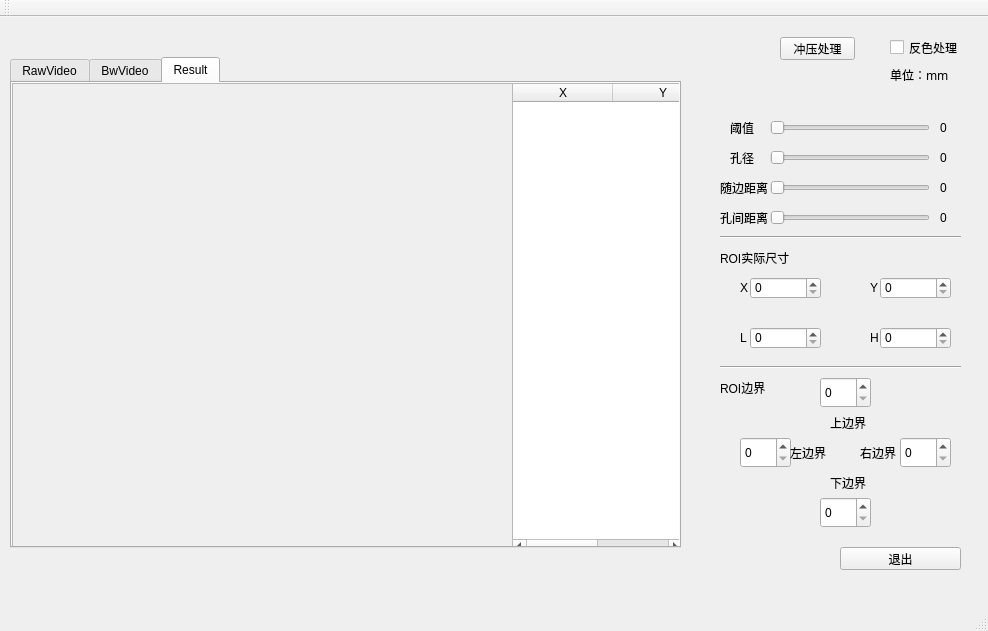
<?xml version="1.0" encoding="UTF-8"?>
<ui version="4.0">
 <class>MainWindow</class>
 <widget class="QMainWindow" name="MainWindow">
  <property name="geometry">
   <rect>
    <x>0</x>
    <y>0</y>
    <width>988</width>
    <height>631</height>
   </rect>
  </property>
  <property name="mouseTracking">
   <bool>false</bool>
  </property>
  <property name="windowTitle">
   <string>冲压控制</string>
  </property>
  <widget class="QWidget" name="centralWidget">
   <widget class="QPushButton" name="pushButtonExit">
    <property name="geometry">
     <rect>
      <x>840</x>
      <y>530</y>
      <width>121</width>
      <height>23</height>
     </rect>
    </property>
    <property name="text">
     <string>退出</string>
    </property>
   </widget>
   <widget class="QPushButton" name="pushButtonProc">
    <property name="geometry">
     <rect>
      <x>780</x>
      <y>20</y>
      <width>75</width>
      <height>23</height>
     </rect>
    </property>
    <property name="text">
     <string>冲压处理</string>
    </property>
   </widget>
   <widget class="QLabel" name="labelThresh">
    <property name="geometry">
     <rect>
      <x>730</x>
      <y>100</y>
      <width>54</width>
      <height>21</height>
     </rect>
    </property>
    <property name="text">
     <string>阈值</string>
    </property>
   </widget>
   <widget class="QLabel" name="labelHoleR">
    <property name="geometry">
     <rect>
      <x>730</x>
      <y>130</y>
      <width>54</width>
      <height>21</height>
     </rect>
    </property>
    <property name="text">
     <string>孔径</string>
    </property>
   </widget>
   <widget class="QSlider" name="sliderThresh">
    <property name="geometry">
     <rect>
      <x>770</x>
      <y>100</y>
      <width>160</width>
      <height>22</height>
     </rect>
    </property>
    <property name="mouseTracking">
     <bool>true</bool>
    </property>
    <property name="orientation">
     <enum>Qt::Horizontal</enum>
    </property>
    <property name="tickPosition">
     <enum>QSlider::NoTicks</enum>
    </property>
   </widget>
   <widget class="QSlider" name="sliderHoleR">
    <property name="geometry">
     <rect>
      <x>770</x>
      <y>130</y>
      <width>160</width>
      <height>22</height>
     </rect>
    </property>
    <property name="orientation">
     <enum>Qt::Horizontal</enum>
    </property>
   </widget>
   <widget class="QLabel" name="labelThreshValue">
    <property name="geometry">
     <rect>
      <x>940</x>
      <y>100</y>
      <width>54</width>
      <height>21</height>
     </rect>
    </property>
    <property name="text">
     <string>0</string>
    </property>
   </widget>
   <widget class="QLabel" name="labelHoleRValue">
    <property name="geometry">
     <rect>
      <x>940</x>
      <y>130</y>
      <width>54</width>
      <height>21</height>
     </rect>
    </property>
    <property name="text">
     <string>0</string>
    </property>
   </widget>
   <widget class="QCheckBox" name="checkBoxInvert">
    <property name="geometry">
     <rect>
      <x>890</x>
      <y>20</y>
      <width>71</width>
      <height>21</height>
     </rect>
    </property>
    <property name="text">
     <string>反色处理</string>
    </property>
   </widget>
   <widget class="QLabel" name="labelS2HValue">
    <property name="geometry">
     <rect>
      <x>940</x>
      <y>160</y>
      <width>54</width>
      <height>21</height>
     </rect>
    </property>
    <property name="text">
     <string>0</string>
    </property>
   </widget>
   <widget class="QSlider" name="sliderS2H">
    <property name="geometry">
     <rect>
      <x>770</x>
      <y>160</y>
      <width>160</width>
      <height>22</height>
     </rect>
    </property>
    <property name="orientation">
     <enum>Qt::Horizontal</enum>
    </property>
   </widget>
   <widget class="QLabel" name="labelS2H">
    <property name="geometry">
     <rect>
      <x>720</x>
      <y>160</y>
      <width>54</width>
      <height>21</height>
     </rect>
    </property>
    <property name="text">
     <string>随边距离</string>
    </property>
   </widget>
   <widget class="QLabel" name="labelH2HValue">
    <property name="geometry">
     <rect>
      <x>940</x>
      <y>190</y>
      <width>54</width>
      <height>21</height>
     </rect>
    </property>
    <property name="text">
     <string>0</string>
    </property>
   </widget>
   <widget class="QSlider" name="sliderH2H">
    <property name="geometry">
     <rect>
      <x>770</x>
      <y>190</y>
      <width>160</width>
      <height>22</height>
     </rect>
    </property>
    <property name="orientation">
     <enum>Qt::Horizontal</enum>
    </property>
   </widget>
   <widget class="QLabel" name="labelH2H">
    <property name="geometry">
     <rect>
      <x>720</x>
      <y>190</y>
      <width>54</width>
      <height>21</height>
     </rect>
    </property>
    <property name="text">
     <string>孔间距离</string>
    </property>
   </widget>
   <widget class="QSpinBox" name="spinBoxX">
    <property name="geometry">
     <rect>
      <x>750</x>
      <y>260</y>
      <width>71</width>
      <height>22</height>
     </rect>
    </property>
   </widget>
   <widget class="QSpinBox" name="spinBoxY">
    <property name="geometry">
     <rect>
      <x>880</x>
      <y>260</y>
      <width>71</width>
      <height>22</height>
     </rect>
    </property>
   </widget>
   <widget class="QSpinBox" name="spinBoxL">
    <property name="geometry">
     <rect>
      <x>750</x>
      <y>310</y>
      <width>71</width>
      <height>22</height>
     </rect>
    </property>
   </widget>
   <widget class="QSpinBox" name="spinBoxH">
    <property name="geometry">
     <rect>
      <x>880</x>
      <y>310</y>
      <width>71</width>
      <height>22</height>
     </rect>
    </property>
   </widget>
   <widget class="QLabel" name="labelX">
    <property name="geometry">
     <rect>
      <x>740</x>
      <y>260</y>
      <width>16</width>
      <height>21</height>
     </rect>
    </property>
    <property name="text">
     <string>X</string>
    </property>
   </widget>
   <widget class="QLabel" name="labelY">
    <property name="geometry">
     <rect>
      <x>870</x>
      <y>260</y>
      <width>16</width>
      <height>21</height>
     </rect>
    </property>
    <property name="text">
     <string>Y</string>
    </property>
   </widget>
   <widget class="QLabel" name="labelL">
    <property name="geometry">
     <rect>
      <x>740</x>
      <y>310</y>
      <width>16</width>
      <height>21</height>
     </rect>
    </property>
    <property name="text">
     <string>L</string>
    </property>
   </widget>
   <widget class="QLabel" name="labelH">
    <property name="geometry">
     <rect>
      <x>870</x>
      <y>310</y>
      <width>16</width>
      <height>21</height>
     </rect>
    </property>
    <property name="text">
     <string>H</string>
    </property>
   </widget>
   <widget class="QLabel" name="labelUnit">
    <property name="geometry">
     <rect>
      <x>890</x>
      <y>50</y>
      <width>71</width>
      <height>16</height>
     </rect>
    </property>
    <property name="font">
     <font>
      <family>Adobe Arabic</family>
      <weight>50</weight>
      <bold>false</bold>
     </font>
    </property>
    <property name="text">
     <string>单位：mm</string>
    </property>
   </widget>
   <widget class="QTabWidget" name="tabWidget">
    <property name="geometry">
     <rect>
      <x>10</x>
      <y>40</y>
      <width>671</width>
      <height>491</height>
     </rect>
    </property>
    <property name="currentIndex">
     <number>2</number>
    </property>
    <widget class="QWidget" name="tabRawVideo">
     <attribute name="title">
      <string>RawVideo</string>
     </attribute>
     <widget class="QScrollArea" name="scrollArea">
      <property name="geometry">
       <rect>
        <x>0</x>
        <y>0</y>
        <width>671</width>
        <height>471</height>
       </rect>
      </property>
      <property name="widgetResizable">
       <bool>true</bool>
      </property>
      <widget class="QWidget" name="scrollAreaWidgetContents">
       <property name="geometry">
        <rect>
         <x>0</x>
         <y>0</y>
         <width>669</width>
         <height>469</height>
        </rect>
       </property>
      </widget>
     </widget>
    </widget>
    <widget class="QWidget" name="tabBwVideo">
     <attribute name="title">
      <string>BwVideo</string>
     </attribute>
     <widget class="QScrollArea" name="scrollAreaBw">
      <property name="geometry">
       <rect>
        <x>-10</x>
        <y>0</y>
        <width>721</width>
        <height>501</height>
       </rect>
      </property>
      <property name="widgetResizable">
       <bool>true</bool>
      </property>
      <widget class="QWidget" name="scrollAreaWidgetContents_2">
       <property name="geometry">
        <rect>
         <x>0</x>
         <y>0</y>
         <width>719</width>
         <height>499</height>
        </rect>
       </property>
       <widget class="QScrollArea" name="scrollArea_3">
        <property name="geometry">
         <rect>
          <x>10</x>
          <y>0</y>
          <width>671</width>
          <height>471</height>
         </rect>
        </property>
        <property name="widgetResizable">
         <bool>true</bool>
        </property>
        <widget class="QWidget" name="scrollAreaWidgetContents_3">
         <property name="geometry">
          <rect>
           <x>0</x>
           <y>0</y>
           <width>669</width>
           <height>469</height>
          </rect>
         </property>
        </widget>
       </widget>
      </widget>
     </widget>
    </widget>
    <widget class="QWidget" name="tabResult">
     <attribute name="title">
      <string>Result</string>
     </attribute>
     <widget class="QScrollArea" name="scrollAreaResult">
      <property name="geometry">
       <rect>
        <x>0</x>
        <y>0</y>
        <width>501</width>
        <height>471</height>
       </rect>
      </property>
      <property name="widgetResizable">
       <bool>true</bool>
      </property>
      <widget class="QWidget" name="scrollAreaWidgetContents_4">
       <property name="geometry">
        <rect>
         <x>0</x>
         <y>0</y>
         <width>499</width>
         <height>469</height>
        </rect>
       </property>
      </widget>
     </widget>
     <widget class="QTableWidget" name="tableResult">
      <property name="geometry">
       <rect>
        <x>500</x>
        <y>0</y>
        <width>171</width>
        <height>471</height>
       </rect>
      </property>
      <column>
       <property name="text">
        <string>X</string>
       </property>
      </column>
      <column>
       <property name="text">
        <string>Y</string>
       </property>
      </column>
     </widget>
    </widget>
   </widget>
   <widget class="QLabel" name="labelROIReal">
    <property name="geometry">
     <rect>
      <x>720</x>
      <y>230</y>
      <width>81</width>
      <height>21</height>
     </rect>
    </property>
    <property name="text">
     <string>ROI实际尺寸</string>
    </property>
   </widget>
   <widget class="QSpinBox" name="spinBoxTop">
    <property name="geometry">
     <rect>
      <x>820</x>
      <y>360</y>
      <width>51</width>
      <height>31</height>
     </rect>
    </property>
    <property name="maximum">
     <number>500</number>
    </property>
   </widget>
   <widget class="QSpinBox" name="spinBoxButton">
    <property name="geometry">
     <rect>
      <x>820</x>
      <y>480</y>
      <width>51</width>
      <height>31</height>
     </rect>
    </property>
    <property name="maximum">
     <number>500</number>
    </property>
   </widget>
   <widget class="QSpinBox" name="spinBoxLeft">
    <property name="geometry">
     <rect>
      <x>740</x>
      <y>420</y>
      <width>51</width>
      <height>31</height>
     </rect>
    </property>
    <property name="maximum">
     <number>500</number>
    </property>
   </widget>
   <widget class="QSpinBox" name="spinBoxRight">
    <property name="geometry">
     <rect>
      <x>900</x>
      <y>420</y>
      <width>51</width>
      <height>31</height>
     </rect>
    </property>
    <property name="maximum">
     <number>500</number>
    </property>
   </widget>
   <widget class="QLabel" name="labelROIEdge">
    <property name="geometry">
     <rect>
      <x>720</x>
      <y>360</y>
      <width>81</width>
      <height>21</height>
     </rect>
    </property>
    <property name="text">
     <string>ROI边界</string>
    </property>
   </widget>
   <widget class="Line" name="line">
    <property name="geometry">
     <rect>
      <x>720</x>
      <y>340</y>
      <width>241</width>
      <height>20</height>
     </rect>
    </property>
    <property name="orientation">
     <enum>Qt::Horizontal</enum>
    </property>
   </widget>
   <widget class="Line" name="line_2">
    <property name="geometry">
     <rect>
      <x>720</x>
      <y>210</y>
      <width>241</width>
      <height>20</height>
     </rect>
    </property>
    <property name="orientation">
     <enum>Qt::Horizontal</enum>
    </property>
   </widget>
   <widget class="QLabel" name="label">
    <property name="geometry">
     <rect>
      <x>830</x>
      <y>390</y>
      <width>41</width>
      <height>31</height>
     </rect>
    </property>
    <property name="text">
     <string>上边界</string>
    </property>
   </widget>
   <widget class="QLabel" name="label_2">
    <property name="geometry">
     <rect>
      <x>830</x>
      <y>450</y>
      <width>51</width>
      <height>31</height>
     </rect>
    </property>
    <property name="text">
     <string>下边界</string>
    </property>
   </widget>
   <widget class="QLabel" name="label_3">
    <property name="geometry">
     <rect>
      <x>790</x>
      <y>420</y>
      <width>41</width>
      <height>31</height>
     </rect>
    </property>
    <property name="text">
     <string>左边界</string>
    </property>
   </widget>
   <widget class="QLabel" name="label_4">
    <property name="geometry">
     <rect>
      <x>860</x>
      <y>420</y>
      <width>41</width>
      <height>31</height>
     </rect>
    </property>
    <property name="text">
     <string>右边界</string>
    </property>
   </widget>
   <zorder>tabWidget</zorder>
   <zorder>pushButtonExit</zorder>
   <zorder>pushButtonProc</zorder>
   <zorder>labelThresh</zorder>
   <zorder>labelHoleR</zorder>
   <zorder>sliderThresh</zorder>
   <zorder>sliderHoleR</zorder>
   <zorder>labelThreshValue</zorder>
   <zorder>labelHoleRValue</zorder>
   <zorder>checkBoxInvert</zorder>
   <zorder>labelS2HValue</zorder>
   <zorder>sliderS2H</zorder>
   <zorder>labelS2H</zorder>
   <zorder>labelH2HValue</zorder>
   <zorder>sliderH2H</zorder>
   <zorder>labelH2H</zorder>
   <zorder>spinBoxX</zorder>
   <zorder>spinBoxY</zorder>
   <zorder>spinBoxL</zorder>
   <zorder>spinBoxH</zorder>
   <zorder>labelX</zorder>
   <zorder>labelY</zorder>
   <zorder>labelL</zorder>
   <zorder>labelH</zorder>
   <zorder>labelUnit</zorder>
   <zorder>labelROIReal</zorder>
   <zorder>spinBoxTop</zorder>
   <zorder>spinBoxButton</zorder>
   <zorder>spinBoxLeft</zorder>
   <zorder>spinBoxRight</zorder>
   <zorder>labelROIEdge</zorder>
   <zorder>line</zorder>
   <zorder>line_2</zorder>
   <zorder>label</zorder>
   <zorder>label_2</zorder>
   <zorder>label_3</zorder>
   <zorder>label_4</zorder>
  </widget>
  <widget class="QMenuBar" name="menuBar">
   <property name="geometry">
    <rect>
     <x>0</x>
     <y>0</y>
     <width>988</width>
     <height>23</height>
    </rect>
   </property>
  </widget>
  <widget class="QToolBar" name="mainToolBar">
   <attribute name="toolBarArea">
    <enum>TopToolBarArea</enum>
   </attribute>
   <attribute name="toolBarBreak">
    <bool>false</bool>
   </attribute>
  </widget>
  <widget class="QStatusBar" name="statusBar"/>
 </widget>
 <layoutdefault spacing="6" margin="11"/>
 <resources/>
 <connections/>
</ui>
